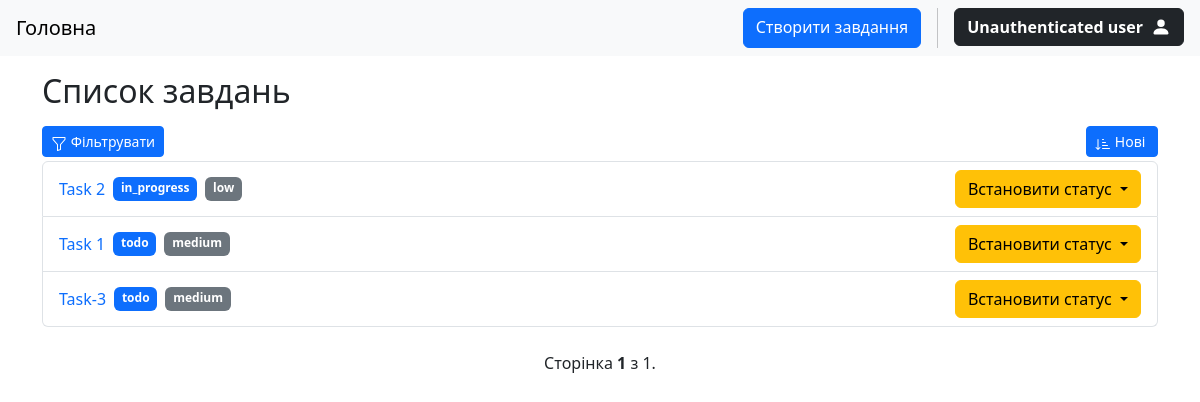
The page / on the database its author committed.
### tasks/models.py (models this page shows, shortened)
class Task(models.Model):
    STATUS_CHOICES = (
        ("todo", "To Do"),
        ("in_progress", "In Progress"),
        ("done", "Done")
    )
    PRIORITY_CHOICES = (
        ("low", "Low"),
        ("medium", "Medium"),
        ("high", "High")
    )
    title = models.CharField(max_length=256)
    description = models.TextField()
    status = models.CharField(max_length=20, choices=STATUS_CHOICES, default="todo")
    priority = models.CharField(max_length=20, choices=PRIORITY_CHOICES, default="medium")
    due_date = models.DateField(null=True, blank=True)
    creator = models.ForeignKey(User, on_delete=models.CASCADE, related_name="tasks")
    created = models.DateTimeField(auto_now_add=True)
    class Meta:
        ordering = ["-due_date", "-created", ]

### tasks/views.py (the view)
# urls.py: path("", views.TaskListView.as_view(), name="task-list"),
class TaskListView(ListView):
    model = models.Task
    context_object_name = "tasks"
    template_name = "tasks/task_list.html"
    paginate_by = 7
    def get(self, request, *args, **kwargs) -> HttpResponse:
        return super().get(request, *args, **kwargs)
    def get_queryset(self):
        queryset = super().get_queryset()
        status = self.request.GET.get("status", "")
        priority = self.request.GET.get("priority", "")
        from_date = self.request.GET.get("from_date", "")
        to_date = self.request.GET.get("to_date", "")
        if from_date:
            from_date = datetime.date.fromisoformat(from_date)
            queryset = queryset.filter(due_date__gte=from_date)
        if to_date:
            to_date = datetime.date.fromisoformat(to_date)
            queryset = queryset.filter(due_date__lte=to_date)
        if status:
            queryset = queryset.filter(status=status)
        if priority:
            queryset = queryset.filter(priority=priority)
        sort = self.request.GET.get("sort", "")
        if sort == "oldest":
            queryset = queryset.reverse()
        return queryset
    def get_context_data(self, **kwargs):
        context = super().get_context_data(**kwargs)
        context["form"] = TaskFilterForm(self.request.GET)
        get_data = dict(self.request.GET.items())
        if "page" in get_data.keys():
            del get_data["page"]
        filters = ""
        for filter, value in get_data.items():
            filters += f"{filter}={value}&"
        context["filters"] = filters
        return context

### templates/tasks/task_list.html (shortened to what this page needs)
{% extends 'base.html' %}
{% block content%}
    <div class="container mt-3">
        <h2 class="mb-3">Список завдань</h2>
        <div class="d-flex justify-content-between">
            <a class="btn btn-sm btn-primary w-auto mb-1" data-bs-toggle="collapse" href="#filter-form" role="button" aria-expanded="false" aria-controls="filter-form">
                Фільтрувати
            </a>
            <form action="" method="get">
                {% if request.GET.sort == 'newest' or 'sort' not in request.GET %}
                    <button type="submit" class="btn btn-sm btn-primary">
                        Нові
                    </button>
                {% endif %}
            </form>
        </div>
        <ul class="list-group">
            {% for task in tasks %}
                <li class="list-group-item d-flex justify-content-between align-items-center">
                    <div class="d-flex h-25 gap-2">
                        <a href="{% url 'tasks:task-detail' task.pk %}" class="link link-underline link-underline-opacity-0">{{task.title}}</a>
                        <span class="badge bg-primary">{{task.status}}</span>
                        <span class="badge bg-secondary">{{task.priority}}</span>
                    </div>
                    <div class="dropdown">
                        <button class="btn btn-warning dropdown-toggle" type="button" data-bs-toggle="dropdown" aria-expanded="false">
                          Встановити статус
                        </button>
                    </div>
                </li>
            {% empty %}
                <li class="list-group-item d-flex justify-content-center">
                    <span>Завдань не знайдено.</span>
                </li>
            {% endfor %}
        </ul>
        <div class="container my-4 d-flex justify-content-center">
            <div class="d-flex align-items-center flex-column">
                <p>Сторінка <b>{{page_obj.number}}</b> з {{page_obj.paginator.num_pages}}.</p>
            </div>
        </div>
    </div>
{% endblock %}

### rows shown on the page
Task: title "Task 2", status "in_progress", priority "low"
Task: title "Task 1", status "todo", priority "medium"
Task: title "Task-3", status "todo", priority "medium"

### other values the page prints
{{ page_obj.number }} "1"
{{ page_obj.paginator.num_pages }} "1"
